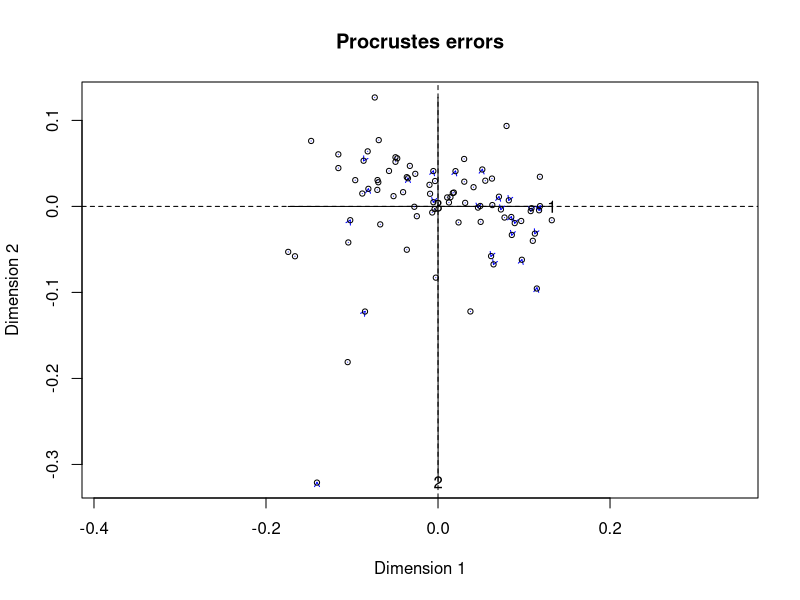
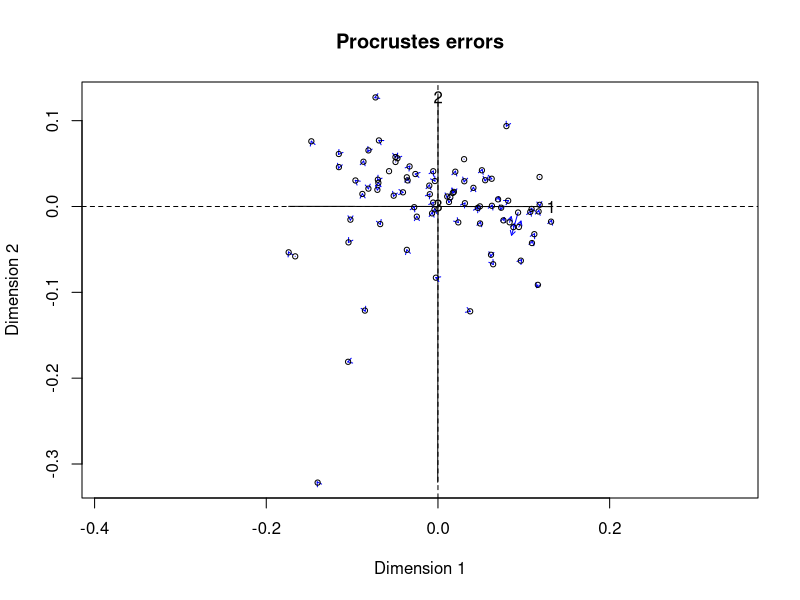
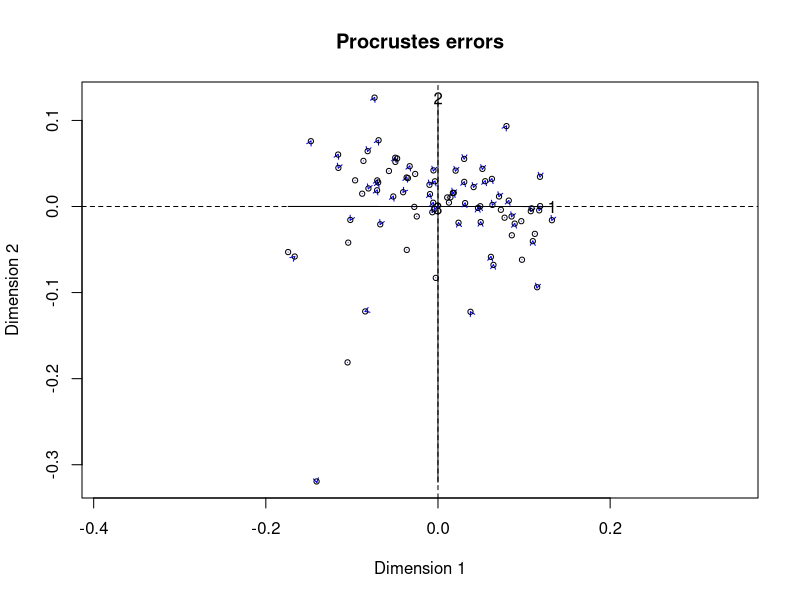
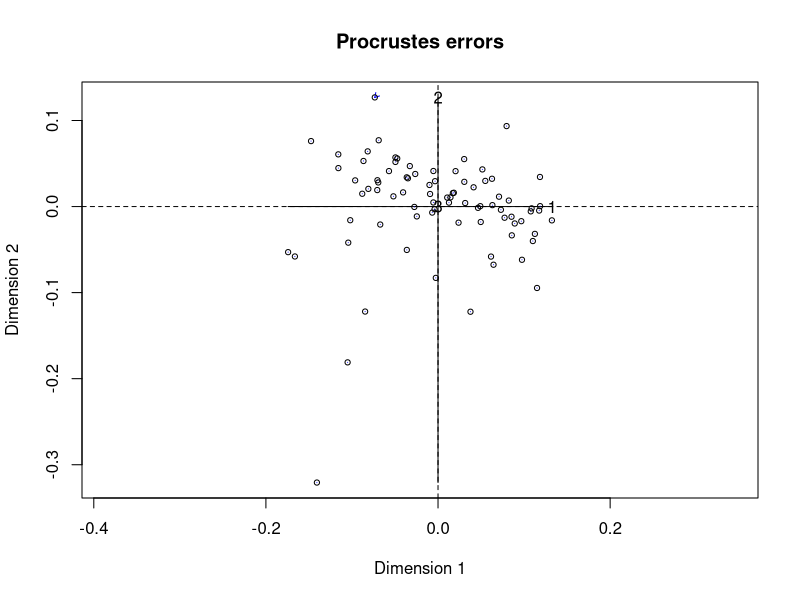
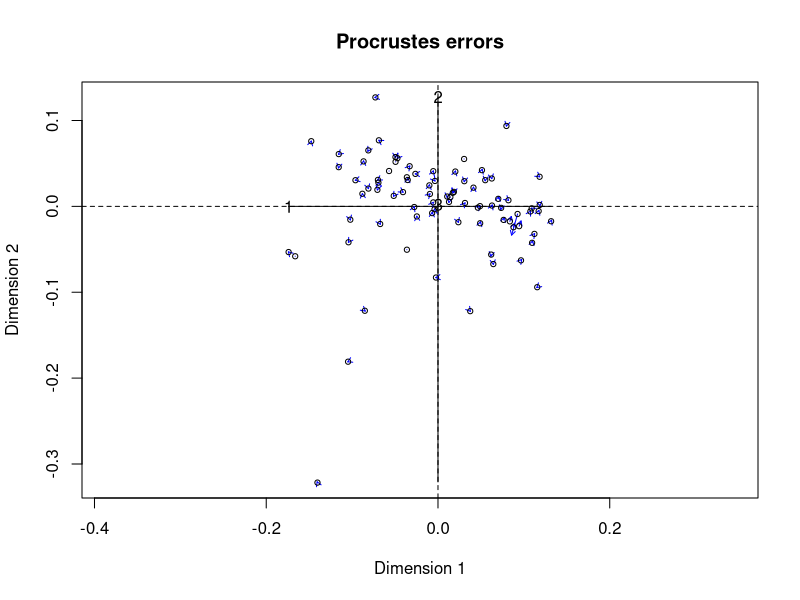
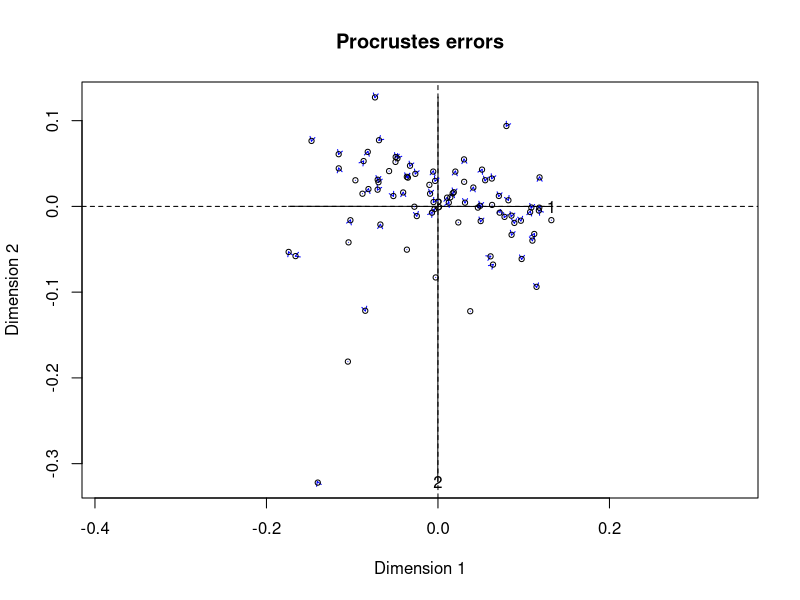
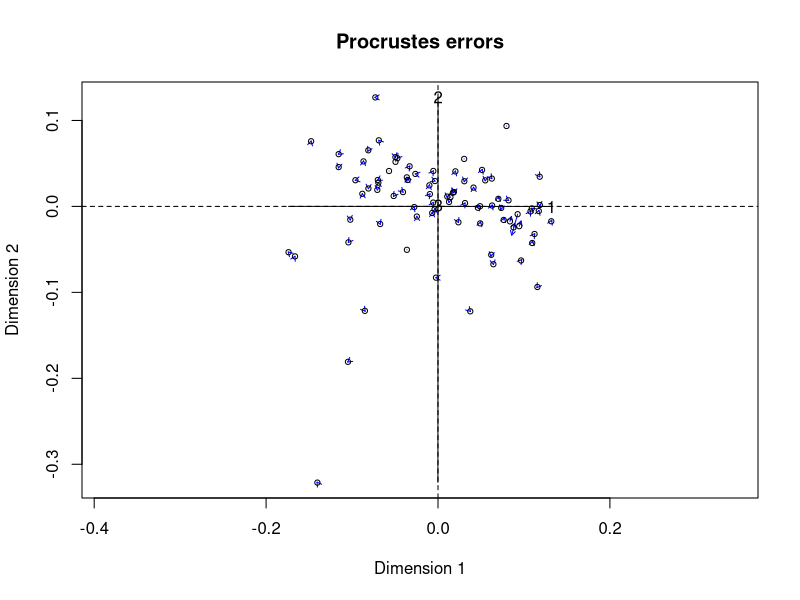
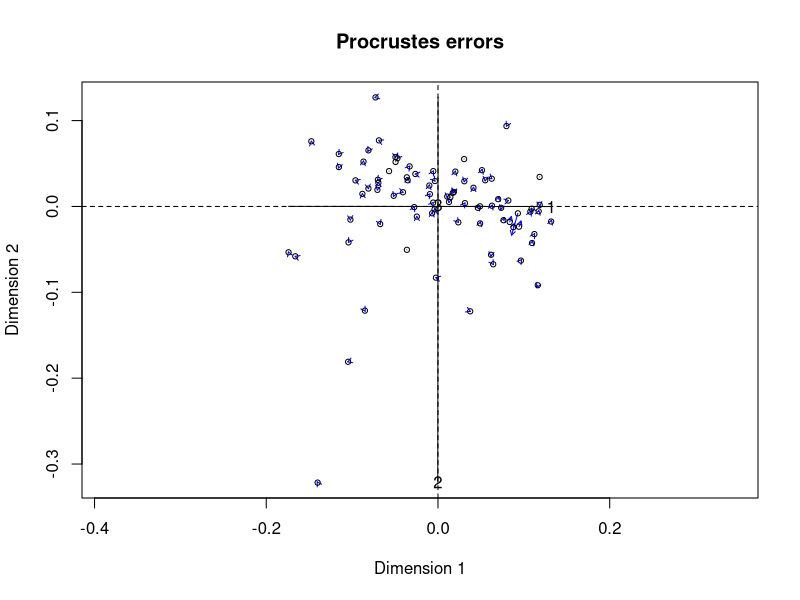

Recreate these plots in R, in order. (Note: this script raises an error after producing the figures.)
setwd("/GitHub/Imperial-Molyneaux/COVID-BAL-OralRinse/")
#setwd("~/Documents/GitHub/Imperial-Molyneaux/COVID-BAL-OralRinse/Filtered data/")

library("dplyr")
library("vegan")
library("ggplot2")
library("tidyverse")

data <- read.csv("Class-normalised-metadata.csv") %>%
  filter(!Status == "control") #remove controls

abund_table <- data %>%
  select(5:ncol(data)) # Only select the reads
rownames(abund_table) <- data$index

meta_table <- data %>%
  select(index:Status)

meta_table$Sample.type <- as.factor(meta_table$Sample.type)
meta_table$Status <- as.factor(meta_table$Status)
#===============================================================================================================
# Create bv.step function to use later
# Code sourced from: userweb.eng.gla.ac.uk/umer.ijaz/bioinformatics/ecological.html

# This R script is an extension of vegan library's bioenv()
# function and uses the bio.env() and bio.step() of
#	http://menugget.blogspot.co.uk/2011/06/clarke-and-ainsworths-bioenv-and-bvstep.html
#	The original author suggested these functions to overcome
#	the inflexibility of the bioenv() function which uses
#	a similarity matrix based on normalized "euclidean" distance.
# The new functions are given below and implement the following algorithms:
# Clarke, K. R & Ainsworth, M. 1993. A method of linking multivariate community structure to environmental variables. Marine Ecology Progress Series, 92, 205-219.
# Clarke, K. R., Gorley, R. N., 2001. PRIMER v5: User Manual/Tutorial. PRIMER-E, Plymouth, UK.
# Clarke, K. R., Warwick, R. M., 2001. Changes in Marine Communities: An Approach to Statistical Analysis and Interpretation, 2nd edition. PRIMER-E Ltd, Plymouth, UK.
# Clarke, K. R., Warwick, R. M., 1998. Quantifying structural redundancy in ecological communities. Oecologia, 113:278-289.

# Create bv.step function.
bv.step <- function(fix.mat, var.mat,
                    fix.dist.method="gower", var.dist.method="euclidean", correlation.method="spearman",
                    scale.fix=FALSE, scale.var=TRUE,
                    max.rho=0.95,
                    min.delta.rho=0.001,
                    random.selection=TRUE,
                    prop.selected.var=0.2,
                    num.restarts=10,
                    var.always.include=NULL,
                    var.exclude=NULL,
                    output.best=10
){
  
  if(dim(fix.mat)[1] != dim(var.mat)[1]){stop("fixed and variable matrices must have the same number of rows")}
  if(sum(var.always.include %in% var.exclude) > 0){stop("var.always.include and var.exclude share a variable")}
  require(vegan)
  
  if(scale.fix){fix.mat<-scale(fix.mat)}else{fix.mat<-fix.mat}
  if(scale.var){var.mat<-scale(var.mat)}else{var.mat<-var.mat}
  
  fix.dist <- vegdist(as.matrix(fix.mat), method=fix.dist.method)
  
  #an initial removal phase
  var.dist.full <- vegdist(as.matrix(var.mat), method=var.dist.method)
  full.cor <- suppressWarnings(cor.test(fix.dist, var.dist.full, method=correlation.method))$estimate
  var.comb <- combn(1:ncol(var.mat), ncol(var.mat)-1)
  RES <- data.frame(var.excl=rep(NA,ncol(var.comb)), n.var=ncol(var.mat)-1, rho=NA)
  for(i in 1:dim(var.comb)[2]){
    var.dist <- vegdist(as.matrix(var.mat[,var.comb[,i]]), method=var.dist.method)
    temp <- suppressWarnings(cor.test(fix.dist, var.dist, method=correlation.method))
    RES$var.excl[i] <- c(1:ncol(var.mat))[-var.comb[,i]]
    RES$rho[i] <- temp$estimate
  }
  delta.rho <- RES$rho - full.cor
  exclude <- sort(unique(c(RES$var.excl[which(abs(delta.rho) < min.delta.rho)], var.exclude)))
  
  if(random.selection){
    num.restarts=num.restarts
    prop.selected.var=prop.selected.var
    prob<-rep(1,ncol(var.mat))
    if(prop.selected.var< 1){
      prob[exclude]<-0
    }
    n.selected.var <- min(sum(prob),prop.selected.var*dim(var.mat)[2])
  } else {
    num.restarts=1
    prop.selected.var=1
    prob<-rep(1,ncol(var.mat))
    n.selected.var <- min(sum(prob),prop.selected.var*dim(var.mat)[2])
  }
  
  RES_TOT <- c()
  for(i in 1:num.restarts){
    step=1
    RES <- data.frame(step=step, step.dir="F", var.incl=NA, n.var=0, rho=0)
    attr(RES$step.dir, "levels") <- c("F","B")
    best.comb <- which.max(RES$rho)
    best.rho <- RES$rho[best.comb]
    delta.rho <- Inf
    selected.var <- sort(unique(c(sample(1:dim(var.mat)[2], n.selected.var, prob=prob), var.always.include)))
    while(best.rho < max.rho & delta.rho > min.delta.rho & RES$n.var[best.comb] < length(selected.var)){
      #forward step
      step.dir="F"
      step=step+1
      var.comb <- combn(selected.var, RES$n.var[best.comb]+1, simplify=FALSE)
      if(RES$n.var[best.comb] == 0){
        var.comb.incl<-1:length(var.comb)
      } else {
        var.keep <- as.numeric(unlist(strsplit(RES$var.incl[best.comb], ",")))
        temp <- NA*1:length(var.comb)
        for(j in 1:length(temp)){
          temp[j] <- all(var.keep %in% var.comb[[j]])
        }
        var.comb.incl <- which(temp==1)
      }
      
      RES.f <- data.frame(step=rep(step, length(var.comb.incl)), step.dir=step.dir, var.incl=NA, n.var=RES$n.var[best.comb]+1, rho=NA)
      for(f in 1:length(var.comb.incl)){
        var.incl <- var.comb[[var.comb.incl[f]]]
        var.incl <- var.incl[order(var.incl)]
        var.dist <- vegdist(as.matrix(var.mat[,var.incl]), method=var.dist.method)
        temp <- suppressWarnings(cor.test(fix.dist, var.dist, method=correlation.method))
        RES.f$var.incl[f] <- paste(var.incl, collapse=",")
        RES.f$rho[f] <- temp$estimate
      }
      
      last.F <- max(which(RES$step.dir=="F"))
      RES <- rbind(RES, RES.f[which.max(RES.f$rho),])
      best.comb <- which.max(RES$rho)
      delta.rho <- RES$rho[best.comb] - best.rho
      best.rho <- RES$rho[best.comb]
      
      if(best.comb == step){
        while(best.comb == step & RES$n.var[best.comb] > 1){
          #backward step
          step.dir="B"
          step <- step+1
          var.keep <- as.numeric(unlist(strsplit(RES$var.incl[best.comb], ",")))
          var.comb <- combn(var.keep, RES$n.var[best.comb]-1, simplify=FALSE)
          RES.b <- data.frame(step=rep(step, length(var.comb)), step.dir=step.dir, var.incl=NA, n.var=RES$n.var[best.comb]-1, rho=NA)
          for(b in 1:length(var.comb)){
            var.incl <- var.comb[[b]]
            var.incl <- var.incl[order(var.incl)]
            var.dist <- vegdist(as.matrix(var.mat[,var.incl]), method=var.dist.method)
            temp <- suppressWarnings(cor.test(fix.dist, var.dist, method=correlation.method))
            RES.b$var.incl[b] <- paste(var.incl, collapse=",")
            RES.b$rho[b] <- temp$estimate
          }
          RES <- rbind(RES, RES.b[which.max(RES.b$rho),])
          best.comb <- which.max(RES$rho)
          best.rho<- RES$rho[best.comb]
        }
      } else {
        break()
      }
      
    }
    
    RES_TOT <- rbind(RES_TOT, RES[2:dim(RES)[1],])
    print(paste(round((i/num.restarts)*100,3), "% finished"))
  }
  
  RES_TOT <- unique(RES_TOT[,3:5])
  
  
  if(dim(RES_TOT)[1] > output.best){
    order.by.best <- RES_TOT[order(RES_TOT$rho, decreasing=TRUE)[1:output.best],]
  } else {
    order.by.best <-  RES_TOT[order(RES_TOT$rho, decreasing=TRUE), ]
  }
  rownames(order.by.best)<-NULL
  
  order.by.i.comb <- c()
  for(i in 1:length(selected.var)){
    f1 <- which(RES_TOT$n.var==i)
    f2 <- which.max(RES_TOT$rho[f1])
    order.by.i.comb <- rbind(order.by.i.comb, RES_TOT[f1[f2],])
  }
  rownames(order.by.i.comb)<-NULL
  
  if(length(exclude)<1){var.exclude=NULL} else {var.exclude=exclude}
  out <- list(
    order.by.best=order.by.best,
    order.by.i.comb=order.by.i.comb,
    best.model.vars=paste(colnames(var.mat)[as.numeric(unlist(strsplit(order.by.best$var.incl[1], ",")))], collapse=","),
    best.model.rho=order.by.best$rho[1],
    var.always.include=var.always.include,
    var.exclude=var.exclude
  )
  out
  
}
#===============================================================================================================

# Define parameter commands (other options are available for each one).
# Bray (Bray-Curtis) is the most commonly used one and in usually best to use.
# You can change these without changing the command in the functions.
cmethod<-"pearson" # Correlation method to use: pearson, spearman, kendall
fmethod<-"bray" # Fixed distance method: euclidean, manhattan, gower, altGower, canberra, bray, kulczynski, morisita,horn, binomial, and cao
vmethod<-"bray" # Variable distance method: euclidean, manhattan, gower, altGower, canberra, bray, kulczynski, morisita,horn, binomial, and cao
nmethod<-"bray" # NMDS distance method:  euclidean, manhattan, gower, altGower, canberra, bray, kulczynski, morisita,horn, binomial, and cao

# Create the command to find the top 10 genus driving the separation of samples.
res.bv.step.biobio <- bv.step(wisconsin(abund_table),
                              wisconsin(abund_table),
                              fix.dist.method=fmethod,
                              var.dist.method=vmethod,
                              correlation.method=cmethod,
                              scale.fix=FALSE,
                              scale.var=FALSE,
                              max.rho=0.95,
                              min.delta.rho=0.001,
                              random.selection=TRUE,
                              prop.selected.var=0.3,
                              num.restarts=10,
                              output.best=10,
                              var.always.include=NULL)

res.bv.step.biobio
# WARNINGS: These refer to empty rows and can be ignored.
# Sub-samplING the community matrix in bv.step to only include a subset of genus
# means there will be cases when the "abund_table" will have empty rows,
# especially when we are selecting only 10 genus.


# Find the 10 best subset of genus driving the separation of samples
taxaNames<-colnames(abund_table)
bestTaxaFit <-""
for(i in (1:length(res.bv.step.biobio$order.by.best$var.incl)))
{
  bestTaxaFit[i] <- paste(paste(taxaNames[as.numeric(unlist(strsplit(res.bv.step.biobio$order.by.best$var.incl[i],
                                                                     split = ",")))],
                                collapse = ' + '),
                          " = ",
                          res.bv.step.biobio$order.by.best$rho[i],
                          sep = "")
}

# Select the column (genus) names of the top ten genus
bestTaxaFit <- data.frame(bestTaxaFit)
colnames(bestTaxaFit) <- "Best combination of taxa with similarity score"
bestTaxaFit
# Generate the NMDS plot
MDS_res = metaMDS(abund_table,
                  distance = nmethod,
                  k = 3, # Set the number of dimensions
                  smin = 0.0001, # 0.0001 is the default
                  sfgrmin = 0.0000001, # 0.0000001 is the default
                  sratmax = 0.99999, # 0.99999 is the default
                  try = 200, # Minimum number of random starts
                  maxit = 300, # Maximum number of random starts
                  trymax = 300, # Number of attempts at calculating the NMDS plot to find the best one
                  plot = TRUE, # TRUE shows the plots developing as the code is running.
                  engine = "monoMDS")
MDS_res


# Test the significance of the taxa in the NMDS plot
bio.keep <- as.numeric(unlist(strsplit(res.bv.step.biobio$order.by.best$var.incl[1], ",")))
bio.fit <- envfit(MDS_res, abund_table[,bio.keep,drop=F], perm = 999)
bio.fit

# Get the vectors for bio.fit
# Limit the taxa shown to only those with significant p-values.
# This can be useful to avoid overcrowding the NMDS plot with overlapping names.
# Extract the data for the arrows.
vectors <- as.list(bio.fit$vectors)
vectors
# r2 is the degree to which the taxa explain differences in the NMDS plot.
# Scale the length of the arrows by the r2.
arrows <- as.data.frame(vectors$arrows*sqrt(vectors$r))
arrows
# Extract the p-values for the arrows.
pvals <- as.data.frame(vectors$pvals)
pvals
# Create a dataframe with the arrows and p-values
significant_arrows <- cbind(arrows, pvals)
significant_arrows
# Subset the dataframe to only those with p<0.01
significant_taxa <- subset(significant_arrows, pvals < 0.05)
significant_taxa


# Test the significance of the metadata variables in the NMDS plot
en = envfit(MDS_res, meta_table, permutations = 9999, na.rm = TRUE)
en

# Test the nMDS plot and factors using base R.
plot(MDS_res)
plot(en)

# Extract the continuous numeric metadata variables that explain NMDS plot variance.
# this doesn't exist in this particular data set
# It can be FVC if lung function is included. 
B <- as.list(en$vectors)
# Create a dataframe with the arrows and p-values
B_pvals <- as.data.frame(B$pvals)
B_arrows <- as.data.frame(B$arrows * sqrt(B$r))
B_sig_arrows <- cbind(B_arrows, B_pvals)
# Subset the dataframe to only those with p<0.01
en_coord_cont_sig <- subset(B_sig_arrows, B$pvals < 0.05) # this will be patient ID
# Use en_coord_cont_sig to annotate the ggplot.
en_coord_cont_sig

# Extract the categorical factor metadata variables that explain NMDS plot variance.
en_factor <- as.list(en$factors)
en_factor
# Create a dataframe with the centroids (the center point of each factor level) and p-values.
en_factor_pvals <- as.data.frame(en_factor$pvals)
en_factor_pvals <- rownames_to_column(en_factor_pvals, "group")
en_factor_var_id <- as.data.frame(en_factor$var.id)
en_factor_centroids <- as.data.frame(en_factor$centroids)
en_factor_centroids <- rownames_to_column(en_factor_centroids, "centroid")
bind <- cbind(en_factor_var_id, en_factor_centroids)
names(bind)[names(bind) == 'en_factor$var.id'] <- 'group'
merged <- merge(bind, en_factor_pvals, by = "group")
names(merged)[names(merged) == 'en_factor$pvals'] <- 'pvals'
merged
# Limit metadata factors shown to only those with significant p-values
# This is to avoid overcrowding the NMDS plot with overlapping names
# Subset the dataframe to only those with p < 0.05
en_coord_cat_sig <- subset(merged, merged$pvals < 0.05) 
en_coord_cat_sig <- en_coord_cat_sig[,2:4]
en_coord_cat_sig <- rownames_to_column(en_coord_cat_sig, "none")
en_coord_cat_sig <- column_to_rownames(en_coord_cat_sig, "centroid")
en_coord_cat_sig <- en_coord_cat_sig[,-1]
# Use en_coord_cat_sig to annotate the ggplot.
en_coord_cat_sig


# Prepare the dataframe to make the ggplot.
# Extract the coordinates to draw the NMDS plot.
dataframe <- scores(MDS_res, display=c("sites"))
dataframe

# Convert into a dataframe.
dataframe <- data.frame(dataframe)

# Add Treatment group information to the dataframe.
dataframe <- cbind(dataframe, meta_table)
# Set the levels of the metadata factor that is used to color the plot.
# This will set the order groups will appear in the legend and when assigning colors and symbols.
dataframe$Sample.type <- factor(dataframe$Sample.type,
                                levels = c("BAL",
                                           "Oral"
                                ))
head(dataframe)


#Create the ggplot
p <- ggplot(data = dataframe,
            aes(x = NMDS1,
                y = NMDS2)) +
  # Set the metadata to be used to change the colour and shape of the plot symbols.
  geom_point(aes(colour = Sample.type,
                 shape = Sample.type)) +
  # Set the color of the symbols used for each group.
  scale_colour_manual(name = "Sample-type",
                      labels = c("BAL",
                                 "Oral"),
                      values = c("red1",
                                 "steelblue3")) +
  # Set the shape of the symbols used for each group.
  scale_shape_manual(name = "Sample-type",
                     labels = c("BAL",
                                "Oral"),
                     # Define the shapes of the symbols used in the plot (each number is a different R symbol).
                     values = c(22, 24)) +
  # Defining the x axis limits helps stop taxa names being cut off.
  scale_x_continuous(limits = c(-1.4, 1.1)) +
  # Set the plot title.
  labs(title = "16S microbiota data from Oral rinse vs. BAL",
       subtitle = "At Class level, relative proportions of ASVs") +
  theme(# Define the plot title.
    plot.title = element_text(size=10),
    plot.subtitle = element_text(size=8),
    # Define the plot margin size.
    plot.margin = margin(t = 4, r = 4, b = 4, l = 4),
    # Define the legend position.
    legend.position = "right",
    # Define the x axis legend spacing.
    legend.spacing.x = unit(.1, 'cm'),
    # Define the y axis legend spacing.
    legend.spacing.y = unit(.1, 'cm'),
    # Format the legend title.
    legend.title = element_text(size=8),
    # Format the size of the legend text.
    legend.text = element_text(size=8),
    # Remove the grey background.
    legend.background = element_blank(),
    # Remove rectangle around the legend
    legend.box.background = element_blank(),
    # Remove the box from the legend.
    legend.key = element_blank(),
    # Remove the grey plot background.
    panel.background = element_blank(),
    # Remove the plot border.
    panel.border = element_blank(),
    # Remove the major plot grid lines.
    panel.grid.major = element_blank(),
    # Remove the minor plot grid lines.
    panel.grid.minor = element_blank(),
    # Format x axis title.
    axis.title.x = element_text(size=8, colour = "black"),
    # Format x axis labels.
    axis.text.x = element_text(size=8, colour = "black"),
    # Format the y axis title text size.
    axis.title.y = element_text(size=8, colour = "black"),
    # Format the axis label text size.
    axis.text.y = element_text(size=8, colour = "black"),
    # Format x and y axis ticks.
    axis.ticks = element_line(size = 0.35, colour = "black"),
    # Format x and y axis lines.
    axis.line = element_line(size = 0.35, colour = "black"),
    # Define the plot aspect ratio.
    aspect.ratio = 1) +
  
  # Add the taxa arrows to the ggplot.
  geom_segment(data = significant_taxa,
               aes(x = 0,
                   y = 0,
                   xend = NMDS1,
                   yend = NMDS2),
               # Format the size of the arrow head.
               arrow = arrow(length = unit(0.2, "cm")),
               # Format the color of the arrows.
               color = "black",
               # Format the thickness of the arrows.
               alpha = .8) +
  
  # Add the taxa names to the ggplot.
  geom_text(data = as.data.frame(significant_taxa * 1.3), # "significant_taxa*1.5" moves the names 1.5 x the length of the arrow.
            aes(NMDS1,
                NMDS2,
                label = rownames(significant_taxa)),
            # Format genus font.
            fontface = "italic",
            # Format genus names.
            color = "black",
            # Format the size of the genus names.
            size = 3) +
  
  # Add the continuous metadata variable arrows to the ggplot.
  #  geom_segment(data = as.data.frame(en_coord_cont_sig),
  #               aes(x = 0, y = 0, xend = NMDS1, yend = NMDS2),
  # Format the size of the arrow head.
  #               arrow = arrow(length = unit(0.2, "cm")),
  # Format the color of the arrows.
  #               colour = "purple",
  # Format the thickness of the arrows.
  #               alpha = 0.8) +
  
# Add the continuous metadata names to the ggplot.
#  geom_text(data = en_coord_cont_sig * 1.7, # Make the name labels 1.6 x away from the length of the arrows.
#            aes(x = NMDS1, y = NMDS2),
#            label = row.names(en_coord_cont_sig),
# Format the color of the variable names.
#            colour = "purple",
# Format the font of the variable names.
#            fontface = "bold",
# Format the size of the variable names.
#            size = 3) +

# Add the categorical metadata variable points to the ggplot.
geom_point(data = en_coord_cat_sig,
           aes(x = NMDS1, y = NMDS2),
           # Format the shape of the symbol.
           shape = "diamond",
           # Format the color of the symbol.
           colour = "purple",
           # Format the size of the symbol.
           size = 5) +
  
  # Add the categorical metadata variable names to the ggplot.
  geom_text(data = en_coord_cat_sig,
            aes(x = NMDS1, y = NMDS2 + 0.05), # Add +0.08 to move the names above the diamonds.
            label = row.names(en_coord_cat_sig),
            # Format the color of the variable names.
            colour = "purple",
            # Format the font of the variable names.
            fontface = "bold",
            # Format the size of the variable names.
            size = 3,)

# Print the plot within R.
p



# This will print into the current working directory file.
# Set the saved pdf file name and define the size of the plot (height and width are in inches).
pdf("Filtered data/16S data, oral vs. BAL at Class, relative ASVs.pdf", width = 6, height = 6)

# print(p) saves the figure as a pdf file.
print(p)
dev.off()
